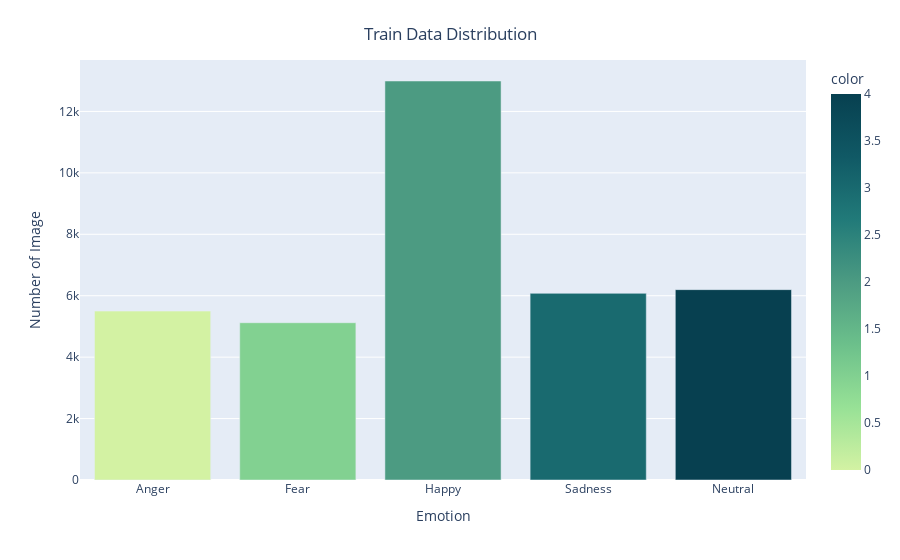

The code cell stored with this chart in its notebook:
### Code cell
# Data preprocessing

CLASS_LABELS = ['Anger','Fear','Happy','Sadness', 'Neutral']

fig = px.bar(
    x = CLASS_LABELS,
    y = [list(data['emotion']).count(i) for i in np.unique(data['emotion'])],

    color = np.unique(data['emotion']),
    color_continuous_scale = "Emrld")

fig.update_xaxes(title = "Emotion")
fig.update_yaxes(title = "Number of Image")
fig.update_layout(showlegend = True,

                  title = {
                      'text': 'Train Data Distribution',
                      'y': 0.95,
                      'x': 0.5,
                      'xanchor':'center',
                      'yanchor':'top'

                  }
                 )

fig.show()

### Figure 1 — Plotly figure (JSON) as saved in the notebook; plotly's stock layout.template omitted (floating-point values rounded to 4 significant figures)
{"data": [{"alignmentgroup": "True", "hovertemplate": "x=%{x}<br>y=%{y}<br>color=%{marker.color}<extra></extra>", "legendgroup": "", "marker": {"color": [0, 1, 2, 3, 4], "coloraxis": "coloraxis", "pattern": {"shape": ""}}, "name": "", "offsetgroup": "", "orientation": "v", "showlegend": false, "textposition": "auto", "type": "bar", "x": ["Anger", "Fear", "Happy", "Sadness", "Neutral"], "xaxis": "x", "y": [5500, 5121, 12991, 6077, 6198], "yaxis": "y"}], "layout": {"barmode": "relative", "coloraxis": {"colorbar": {"title": {"text": "color"}}, "colorscale": [[0, "rgb(211, 242, 163)"], [0.1667, "rgb(151, 225, 150)"], [0.3333, "rgb(108, 192, 139)"], [0.5, "rgb(76, 155, 130)"], [0.6667, "rgb(33, 122, 121)"], [0.8333, "rgb(16, 89, 101)"], [1, "rgb(7, 64, 80)"]]}, "legend": {"tracegroupgap": 0}, "margin": {"t": 60}, "showlegend": true, "title": {"text": "Train Data Distribution", "x": 0.5, "xanchor": "center", "y": 0.95, "yanchor": "top"}, "xaxis": {"anchor": "y", "domain": [0, 1], "title": {"text": "Emotion"}}, "yaxis": {"anchor": "x", "domain": [0, 1], "title": {"text": "Number of Image"}}}}
